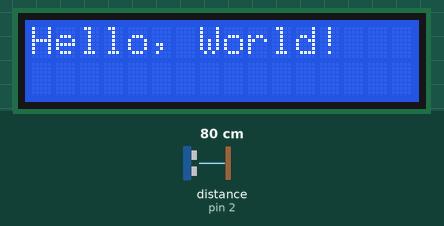
This sketch was run on a simulated Arduino Uno, built with avr-gcc and run on an emulated ATmega328P. Parts: 16×2 character LCD. Inputs (shaded band) come from the test bench; at power-on: distance to the obstacle (sensor on pin 2) 80 cm. The echo pulse lasts 58.3 µs per cm; what the sketch prints to the serial monitor is not drawn.

Above: at 0.1 s.
2.3 s: distance to the obstacle (sensor on pin 2) set to 2 cm
At 3.3 s:
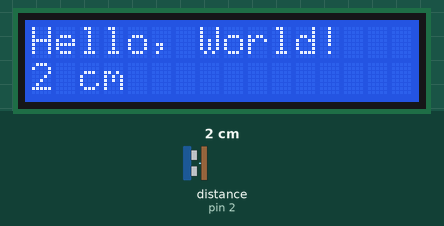
4.3 s: distance to the obstacle (sensor on pin 2) set to 4 cm
At 5.0 s:
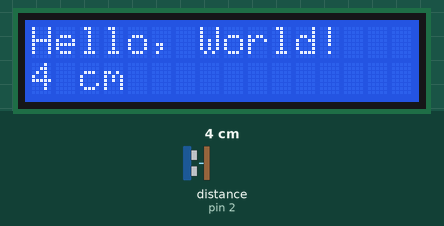
6.1 s: distance to the obstacle (sensor on pin 2) set to 9 cm
At 6.7 s:
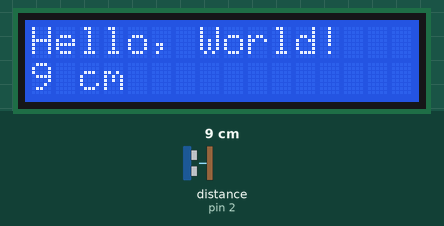
7.8 s: distance to the obstacle (sensor on pin 2) set to 250 cm
At 8.5 s:
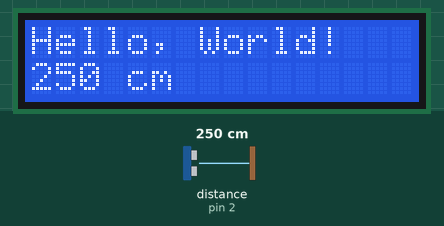
Timing chart, 0 to 10.6 s (numbered marks = the images above; inputs shaded):
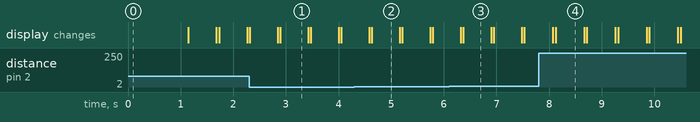

The sketch:

LCD.ino
```cpp
#include <LiquidCrystal.h>
#include "SR04.h"
#define TRIG_PIN 2
#define ECHO_PIN 4
SR04 sr04 = SR04(ECHO_PIN,TRIG_PIN);
long a;
int espera = 500;
LiquidCrystal lcd(7, 8, 9, 10, 11, 12);

void setup() {
  // set up the LCD's number of columns and rows:
  lcd.begin(16, 2);
  // Print a message to the LCD.
  lcd.print("Hello, World!");
  Serial.begin(9600);
  delay(1000);
}

void loop() {
  // set the cursor to column 0, line 1
  // (note: line 1 is the second row, since counting begins with 0):
  a=sr04.Distance();
  Serial.print("Distància:");
  Serial.print(a);
  Serial.println("cm");
  lcd.setCursor(0, 1);
  // print the number of seconds since reset:
  lcd.setCursor(0, 1);
  lcd.print("                "); // 16 espacios para LCD 16x2
  delay(50);
  lcd.setCursor(0, 1);
  lcd.print(a);
  lcd.print(" cm");
  delay(500);
}        
```

Measured:
- after the input at 2.3 s, the display: first differs from a run without the input after 0.59 s (image 1)
- after the input at 4.3 s, the display: first differs from a run without the input after 0.33 s (image 2)
- after the input at 6.1 s, the display: first differs from a run without the input after 0.27 s (image 3)
- what the display in image 1 shows lasts 0.5 s, from 2.9 s to 3.4 s
